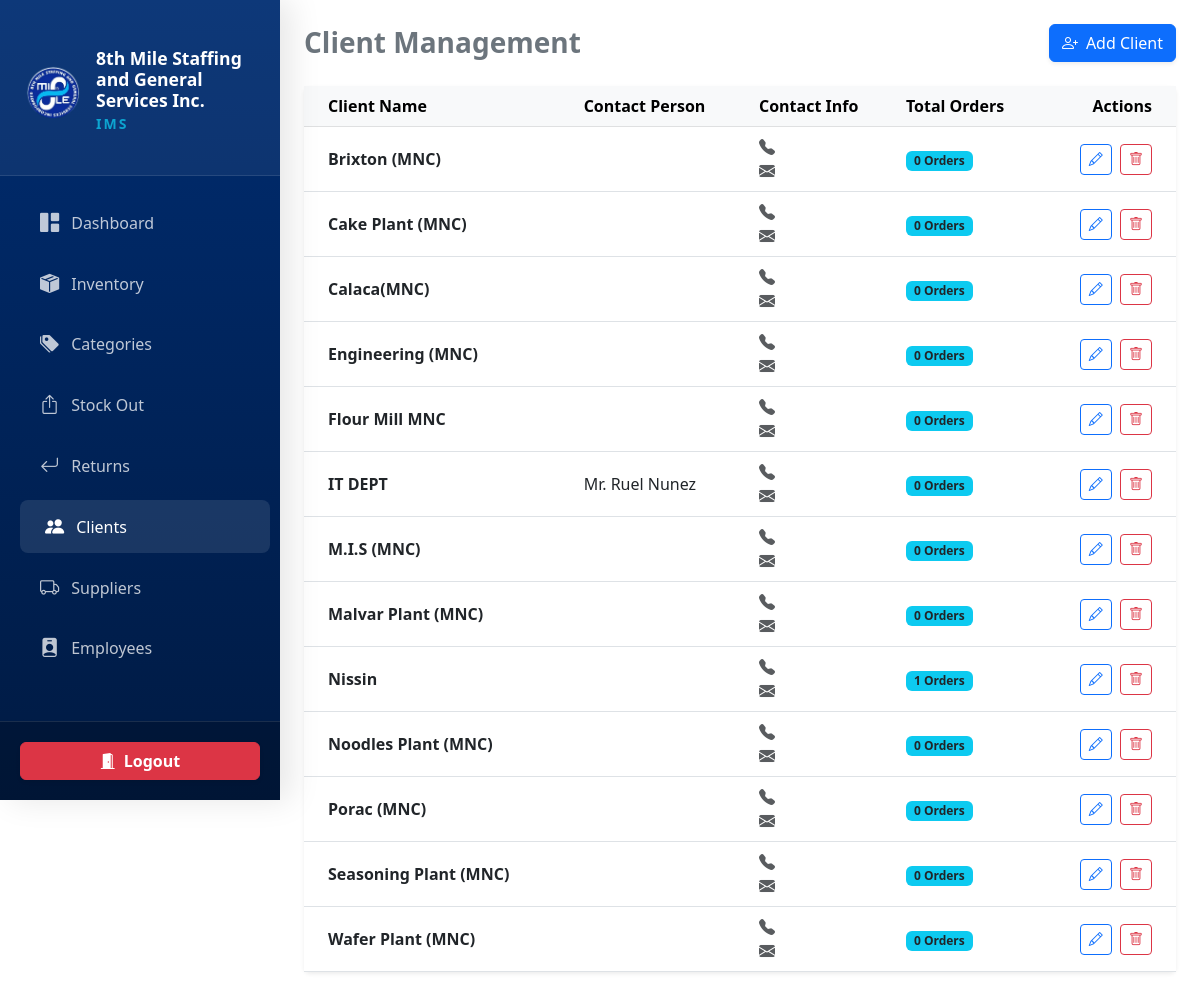
The page /clients.php (signed in) on the database its author committed.
### tables this page shows
CREATE TABLE `clients` (
  `id` int(11) NOT NULL,
  `client_name` varchar(150) NOT NULL,
  `contact_person` varchar(100) DEFAULT NULL,
  `email` varchar(100) DEFAULT NULL,
  `phone` varchar(20) DEFAULT NULL,
  `address` text DEFAULT NULL,
  `created_at` timestamp NOT NULL DEFAULT current_timestamp()
);

### clients.php (the view, shortened to what this page needs)
<?php
include('config.php');
$query = "SELECT c.*, COUNT(s.id) as total_orders
          FROM clients c
          LEFT JOIN stock_out s ON c.id = s.ClientID
          GROUP BY c.id
          ORDER BY c.client_name ASC";
$result = mysqli_query($conn, $query);
?>
<!DOCTYPE html>
<html lang="en">
<head>
    <link href="https://cdn.jsdelivr.net/npm/bootstrap@5.3.0/dist/css/bootstrap.min.css" rel="stylesheet">
    <link rel="stylesheet" href="https://cdn.jsdelivr.net/npm/bootstrap-icons@1.11.1/font/bootstrap-icons.css">
</head>
<body>
    <?php include('sidebar.php'); ?>
    <main id="main-content" class="p-3 p-md-4">
        <div class="d-flex flex-wrap justify-content-between align-items-center mb-4 animate-slide-in gap-3">
            <h3 class="fw-bold text-secondary mb-0">Client Management</h3>
            <button class="btn btn-primary shadow-sm hover-scale" data-bs-toggle="modal" data-bs-target="#addClientModal">
                <i class="bi bi-person-plus me-2"></i>Add Client
            </button>
        </div>
        <div class="card shadow-sm border-0">
            <div class="card-body p-0">
                <div class="table-responsive">
                    <table class="table table-hover align-middle mb-0">
                        <thead class="table-light">
                            <tr>
                                <th class="ps-4">Client Name</th>
                                <th>Contact Person</th>
                                <th>Contact Info</th>
                                <th>Total Orders</th>
                                <th class="text-end pe-4">Actions</th>
                            </tr>
                        </thead>
                        <tbody>
                            <?php if($result && mysqli_num_rows($result) > 0): ?>
                                <?php while($row = mysqli_fetch_assoc($result)): ?>
                                <tr>
                                    <td class="ps-4 fw-bold"><?php echo htmlspecialchars($row['client_name'] ?? 'N/A'); ?></td>
                                    <td><?php echo htmlspecialchars($row['contact_person'] ?? 'N/A'); ?></td>
                                    <td>
                                        <i class="bi bi-telephone-fill text-muted me-1"></i> <?php echo htmlspecialchars($row['phone'] ?? ''); ?><br>
                                        <i class="bi bi-envelope-fill text-muted me-1"></i> <small class="text-muted"><?php echo htmlspecialchars($row['email'] ?? ''); ?></small>
                                    </td>
                                    <td>
                                        <span class="badge bg-info text-dark px-2 py-1"><?php echo $row['total_orders']; ?> Orders</span>
                                    </td>
                                    <td class="text-end pe-4">
                                        <button class="btn btn-sm btn-outline-primary me-1" onclick="editClient(<?php echo $row['id']; ?>)">
                                            <i class="bi bi-pencil"></i>
                                        </button>
                                        <a href="delete_client.php?id=<?php echo $row['id']; ?>" class="btn btn-sm btn-outline-danger" onclick="return confirm('Are you sure you want to delete this client?');">
                                            <i class="bi bi-trash"></i>
                                        </a>
                                    </td>
                                </tr>
                                <?php endwhile; ?>
                            <?php else: ?>
                                <tr>
                                    <td colspan="5" class="text-center py-4 text-muted">No clients found.</td>
                                </tr>
                            <?php endif; ?>
                        </tbody>
                    </table>
                </div>
            </div>
        </div>
    </main>
</body>
</html>

### clients.php (style rules this page uses)
#main-content { transition: margin-left 0.3s; width: 100%; overflow-x: hidden; }
@media (min-width: 992px) { #main-content { margin-left: 280px; width: calc(100% - 280px); } }

### sidebar.php (style rules this page uses)
:root { --8th-blue: #002d72; --8th-blue-light: #003d9a; --8th-accent: #66b2ff; --sidebar-width: 280px; }
* { transition: all 0.2s ease-in-out; }

### rows shown on the page
clients: client_name "Brixton (MNC)", total_orders "0"
clients: client_name "Cake Plant (MNC)", total_orders "0"
clients: client_name "Calaca(MNC)", total_orders "0"
clients: client_name "Engineering (MNC)", total_orders "0"
clients: client_name "Flour Mill MNC", total_orders "0"
clients: client_name "IT DEPT", contact_person "Mr. Ruel Nunez", total_orders "0"
clients: client_name "M.I.S (MNC)", total_orders "0"
clients: client_name "Malvar Plant (MNC)", total_orders "0"
clients: client_name "Nissin", total_orders "1"
clients: client_name "Noodles Plant (MNC)", total_orders "0"
clients: client_name "Porac (MNC)", total_orders "0"
clients: client_name "Seasoning Plant (MNC)", total_orders "0"
clients: client_name "Wafer Plant (MNC)", total_orders "0"
